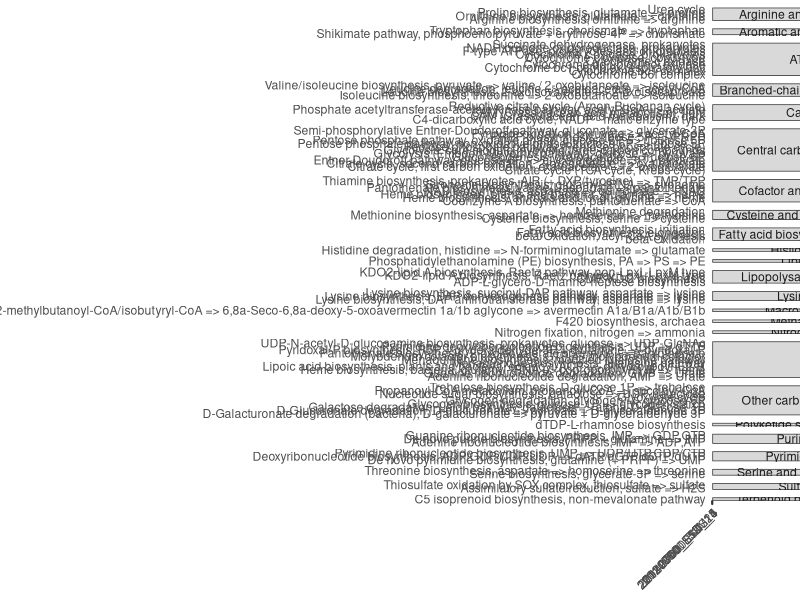
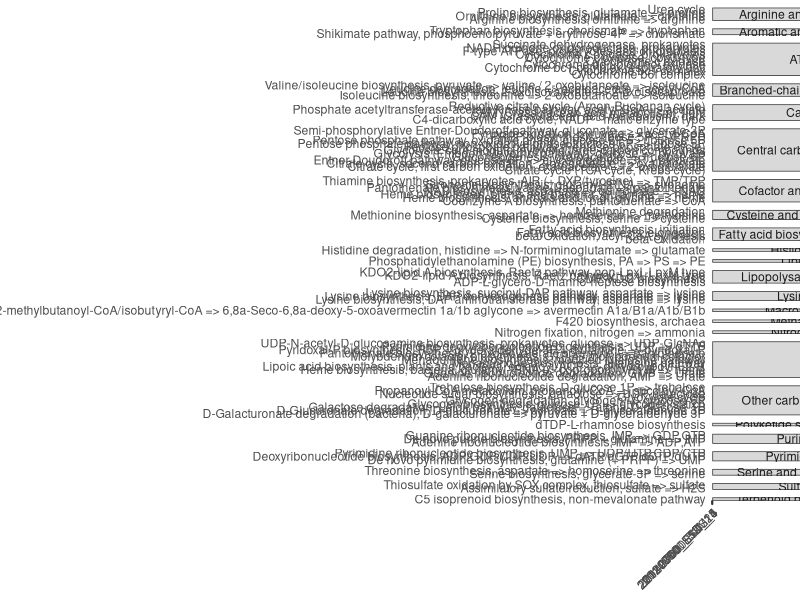

The R script that drew these images, in order:
## ---- chunk 1
library(readxl)
library(tidyverse)
## ---- chunk 2
bog_sel_genomes_co2 <- c('20110800_S2M_3', '20120700_S1D_25', 
                         '20120800_E1D_14', '20140700_E14_11')

bog_sel_genomes_ch4 <- c('20110800_S2M_3', '20120600_S1S_4',
                         '20140700_E14_11')

modules_bog <- read_xlsx('../input/bog_METABOLIC_result.xlsx', sheet = 3) %>% 
  select(Module.ID, Module, Module.Category, contains('Module.presence')) %>% 
  pivot_longer(contains('Module.presence'), names_to = 'genome', values_to = 'Presence') %>% 
  mutate(genome = str_remove(genome, 'X'),
         genome = str_remove(genome, '.Module.presence'),
         Module.Category = ifelse(is.na(Module.Category), 'Other', Module.Category)) %>% 
  filter(genome %in% c(bog_sel_genomes_ch4, bog_sel_genomes_co2),
         Presence == 'Present')
## ---- chunk 3
bog_modules_plot <- modules_bog %>% 
  ggplot() +
  geom_tile(aes(x = genome,
                y = Module),
            fill = 'purple',
            color = 'white') +
  theme_bw() +
  facet_grid(rows = vars(Module.Category),
             scales = 'free_y',
             space = 'free') +
  scale_x_discrete(expand = c(0, 0)) +
  scale_y_discrete(expand = c(0, 0)) +
  theme(axis.title = element_blank(),
        #axis.text.y = element_blank(),
        axis.ticks.y = element_blank(),
        strip.text.y = element_text(angle = 0),
        axis.text.x = element_text(angle = 45, hjust = 1),
        panel.grid.major = element_blank(),
        panel.grid.minor = element_blank(),
        strip.placement = 'outside')  

bog_modules_plot

ggsave('output/Supplementary_fig_3.png', bog_modules_plot, 
       dpi = 300, height = 12, width = 15)
